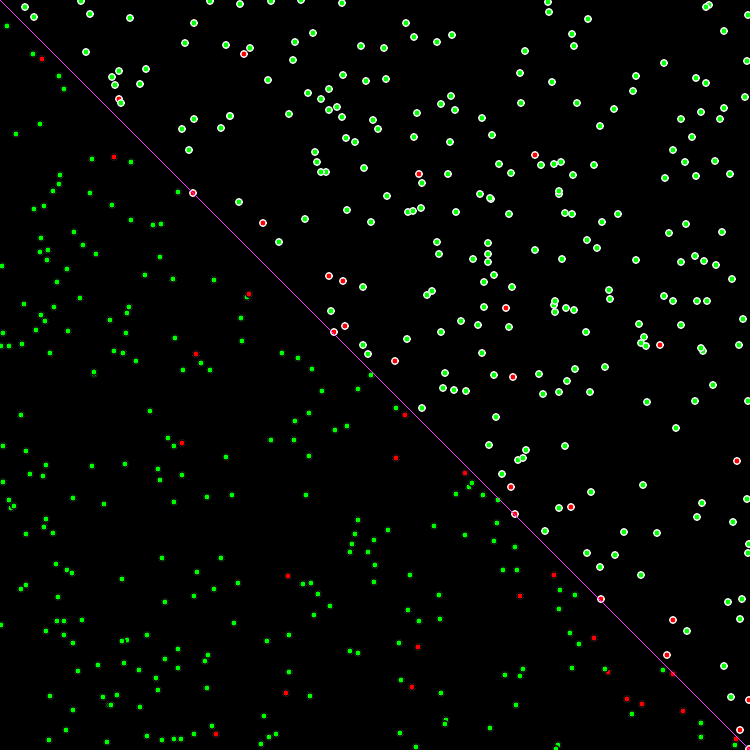
Frame 1 (no input)
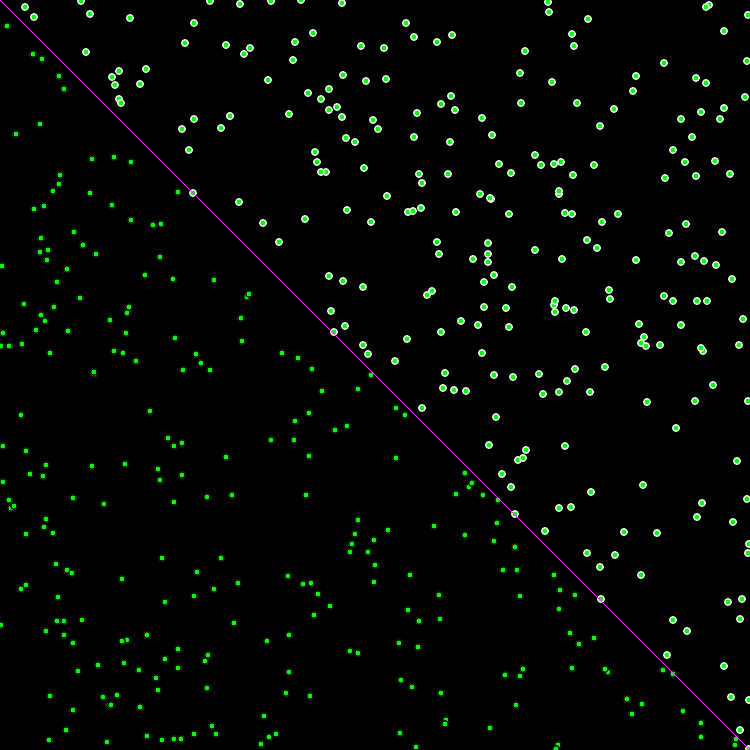
Frame 60 (no input)
Frame 120 (the mouse pressed at the canvas centre since frame 60): identical to frame 60, image omitted

The p5.js sketch that drew these frames (run headless with seeded random() and noise() and a simulated clock; from frame 60 on, the mouse is pressed at the canvas centre):

// p5.js sketch
// ── sketch.js
var canvasSize = 750;
var learningRate = 0.1;
var pointsNumber = 500;
var pointSize = 7;
var points = [];
var brain;

function setup() 
{
	createCanvas(canvasSize, canvasSize);
	for (var i = 0; i < pointsNumber; i++)
	{
		points[i] = new Point(floor(random(canvasSize)), floor(random(canvasSize)), pointSize);
	}
	brain = new Perceptron(learningRate);
}

function draw() 
{
	background(0);
	for (var i = 0; i < pointsNumber; i++)
	{
		var current = points[i];
		current.show();
		var result = brain.train(current);
		if (result == true)
		{
			current.color(color(0, 255, 0));
		}
		else
		{
			current.color(color(255, 0, 0));
		}
	}
	drawLine();
}
function drawLine()
{
	stroke(255, 51, 255);
	line(0, 0, width, height);
}
// ── Perceptron.js
function Perceptron(learnigRate)
{
	this.learnigRate = learnigRate;
	this.weigths = [];
	for (var i = 0; i < 2; i++)
	{
		this.weigths[i] = random(-1, 1);
	}
}
Perceptron.prototype.train = function(point)
{
	var result = this.getGuess(point.x, point.y);
	if (result == point.c)
	{
		return true;
	}
	else
	{
		var error = point.c - result;
		this.weigths[0] += error * point.x * this.learnigRate;
		this.weigths[1] += error * point.y * this.learnigRate;
		return false;
	}
}
Perceptron.prototype.getGuess = function(x0, x1)
{
	var score = x0 * this.weigths[0] + x1 * this.weigths[1] + 1;
	if (score > 0)
	{
		return 1;
	}
	else if (score < 0)
	{
		return -1;
	}
	else 
	{
		console.log("Score wyniósł 0.");
		return -1;
	}
}
// ── Point.js
function Point(x, y, size)
{
	this.x = x;
	this.y = y;
	this.size = size;
	if (this.y > this.x)
	{
		this.c = 1;
	}
	else
	{
		this.c = -1;
	}
}
Point.prototype.show = function()
{
	if (this.c == 1)
	{
		fill(255);
		stroke(0);
	}
	else if (this.c == -1)
	{
		fill(0);
		stroke(255);
	}
	ellipse(this.x, this.y, this.size, this.size);
}
Point.prototype.color = function(c)
{
	fill(c);
	ellipse(this.x, this.y, this.size-1, this.size-1);
}
